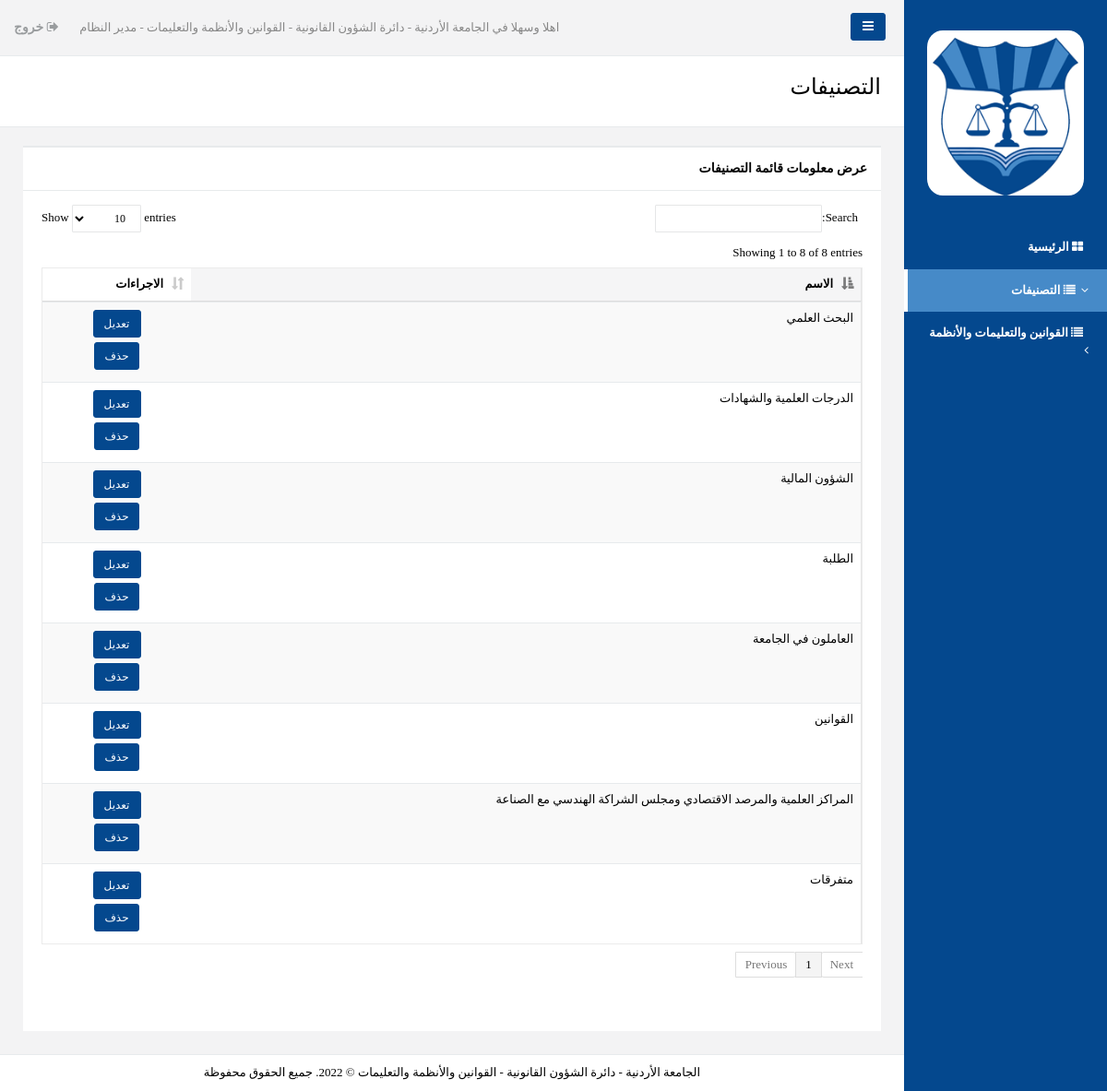
Screenshot of /Administrator/View_Categories_List.php (signed in) with the database file from the repository.
### tables this page shows
CREATE TABLE `categories` (
  `ID` int(20) NOT NULL,
  `Category_Name` varchar(250) NOT NULL
);

### Administrator/View_Categories_List.php (the view, shortened to what this page needs)
<?php
include("../includes/config.php");
?>
<!DOCTYPE html>
<html dir="rtl">
<head>
   <link href="css/bootstrap.min.css" rel="stylesheet">
	    <link href="css/plugins/bootstrap/bootstrap.min.css" rel="stylesheet">
	    <link href="css/plugins/bootstrap-rtl/bootstrap-rtl.min.css" rel="stylesheet">
    <link href="font-awesome/css/font-awesome.css" rel="stylesheet">
	    <link href="css/plugins/dataTables/datatables.min.css" rel="stylesheet">
    <link href="css/plugins/toastr/toastr.min.css" rel="stylesheet">
    <link href="js/plugins/gritter/jquery.gritter.css" rel="stylesheet">
    <link href="css/animate.css" rel="stylesheet">
    <link href="css/style.css" rel="stylesheet">
</head>
<body style="back" class="rtls">
    <div id="wrapper">
        <nav class="navbar-default navbar-static-side" role="navigation">
            <div class="sidebar-collapse">
                <ul class="nav metismenu" id="side-menu">
                    <li class="nav-header">
                        <div class="dropdown profile-element"> <span>
                            <img alt="image" style="border-radius: 10%;" src="img/logo2.jpg" width="100%"/>
                             </span>
                        </div>
                    </li>
                      <li >
                        <a href="index.php"><i class="fa fa-th-large"></i> <span class="nav-label">الرئيسية</span></a>
                    </li>
                       <li class="active">
                        <a href="#"><i class="fa fa-list"></i> <span class="nav-label">التصنيفات</span><span class="fa arrow"></span></a>
                    </li>
                       <li>
                        <a href="#"><i class="fa fa-list"></i> <span class="nav-label">القوانين والتعليمات والأنظمة</span><span class="fa arrow"></span></a>
                    </li>
                </ul>
            </div>
        </nav>
        <div id="page-wrapper" class="gray-bg dashbard-1">
        <div class="row border-bottom">
        <nav class="navbar navbar-static-top" role="navigation" style="margin-bottom: 0">
        <div class="navbar-header">
            <a class="navbar-minimalize minimalize-styl-2 btn btn-primary " href="#"><i class="fa fa-bars"></i> </a>
        </div>
            <ul class="nav navbar-top-links navbar-right">
                <li>
                    <span class="m-r-sm text-muted welcome-message">اهلا وسهلا في الجامعة الأردنية - دائرة الشؤون القانونية - القوانين والأنظمة والتعليمات - مدير النظام</span>
                </li>
                <li>
                    <a href="Logout.php">
                        <i class="fa fa-sign-out"></i> خروج
                    </a>
                </li>
            </ul>
        </nav>
        </div>
        <div class="row wrapper border-bottom white-bg page-heading">
                <div class="col-lg-10">
                    <h2>التصنيفات</h2>
                </div>
                <div class="col-lg-2">
                </div>
            </div>
 <div class="wrapper wrapper-content animated fadeInRight">
            <div class="row">
                <div class="col-lg-12">
                <div class="ibox float-e-margins">
                    <div class="ibox-title">
                        <h5>عرض معلومات قائمة التصنيفات</h5>
                    </div>
                          <div class="ibox-content">
                     <div class="table-responsive">
                    <table class="table table-striped table-bordered table-hover dataTables-example" >
                    <thead>
                    <tr>
                            <th>الاسم</th>
                        <th>الاجراءات</th>
                    </tr>
                    </thead>
                    <tbody>
                    <?php
					$sql1 = mysqli_query($dbConn,"select * from categories order by ID DESC");
					while ($row1 = mysqli_fetch_array($sql1)){
						$C_ID = $row1['ID'];
						$Category_Name = $row1['Category_Name'];
					?>
                    <tr class="grade">
                          <td><?php echo $Category_Name; ?></td>
 <td><center>
 <a href="Edit_Category.php?C_ID=<?php echo $C_ID; ?>" style="width:52px" class="btn btn-primary btn-sm" role="button">تعديل</a>
 <br>
 <a href="JavaScript:if(confirm('هل انت متأكد من حذف التصنيف؟')==true)
{location.replace('Delete_Category.php?C_ID=<?php echo $C_ID; ?>')}" class="btn btn-primary btn-sm" role="button">حذف</a>
 </center></td>
 </tr>
                    <?php
					}
					?>
                    </tbody>
                    </table>
                        </div>
                        </div>
                    </div>
                </div>
               </div></div>
                <div class="footer">
                    <div>
<center>الجامعة الأردنية - دائرة الشؤون القانونية - القوانين والأنظمة والتعليمات © 2022. جميع الحقوق محفوظة </center>
                    </div>
                </div>
            </div>
        </div>
</body>
</html>

### Administrator/View_Categories_List.php (style rules this page uses)
body { font-family: myFirstFont; }

### rows the page displays
categories: Category_Name "متفرقات"
categories: Category_Name "الدرجات العلمية والشهادات"
categories: Category_Name "الطلبة"
categories: Category_Name "الشؤون المالية"
categories: Category_Name "المراكز العلمية والمرصد الاقتصادي ومجلس الشراكة الهندسي مع الصناعة", $C_ID 5 (drawn)
categories: Category_Name "البحث العلمي"
categories: Category_Name "العاملون في الجامعة"
categories: Category_Name "القوانين"
